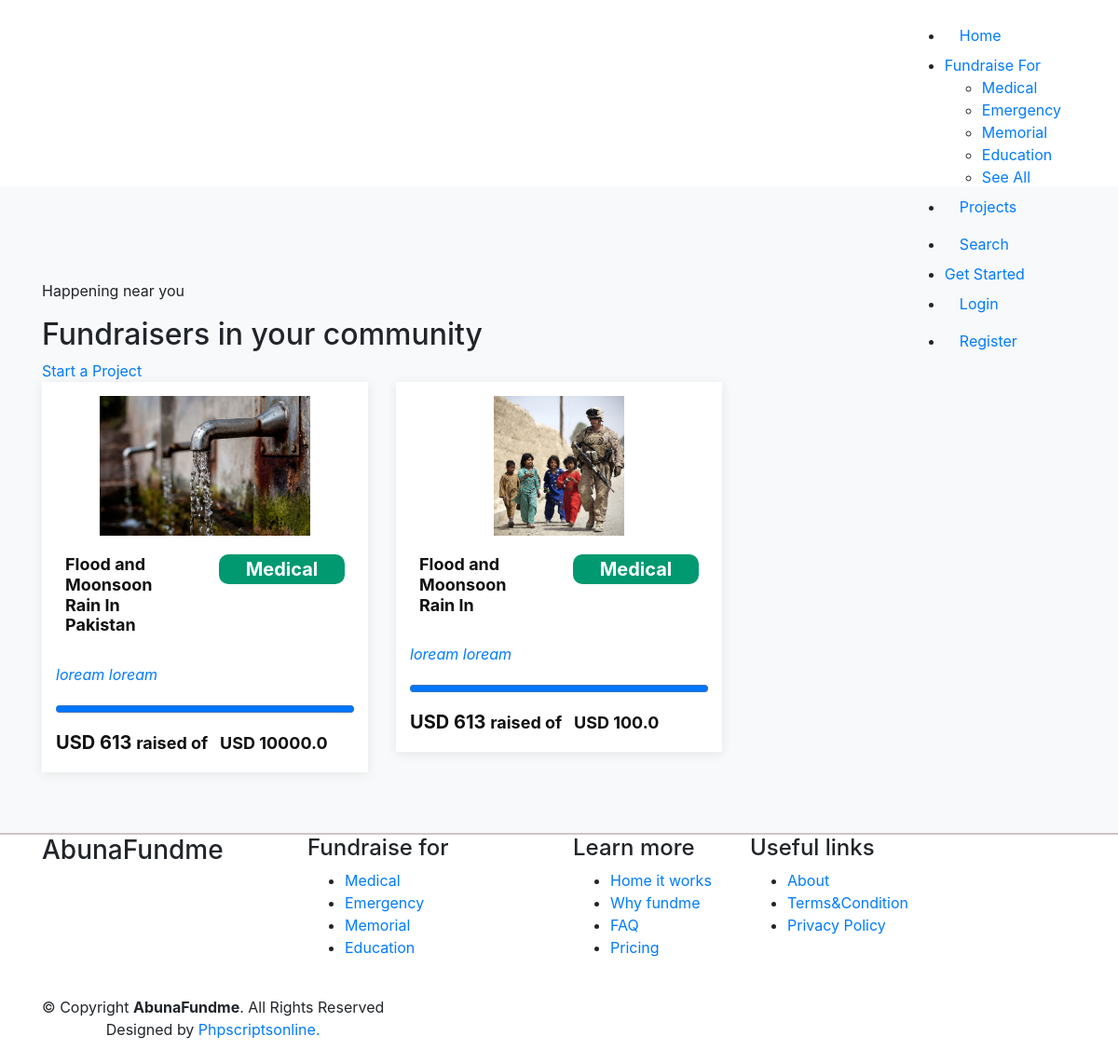
Before: /project/ with the older database file.
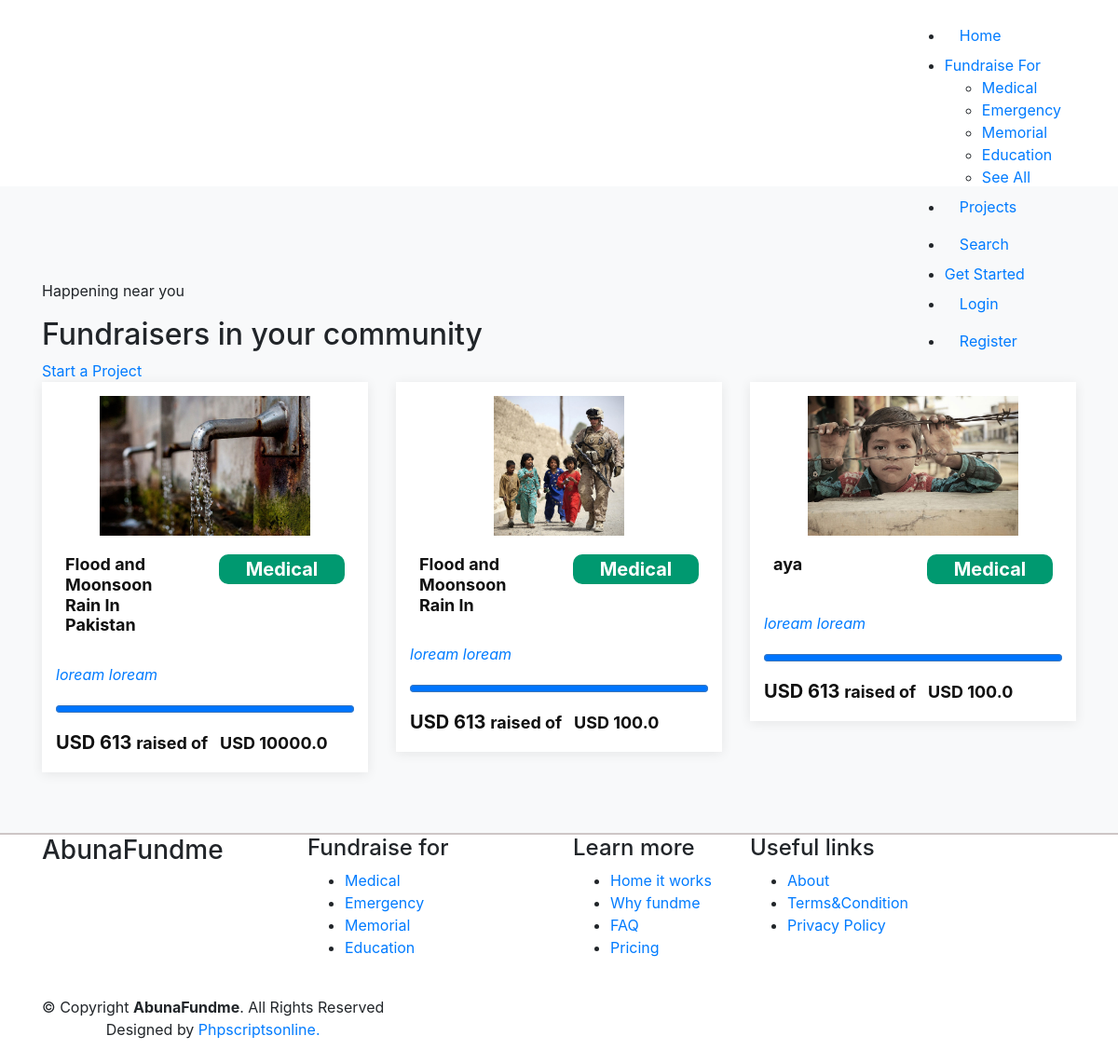
After: the same page with the newer database file.
### D_project/models.py (models this page shows, shortened)
class Project(models.Model):
    user = models.ForeignKey(get_user_model(), on_delete=models.CASCADE,default=1)
    name=models.CharField(max_length=50)
    category = models.ForeignKey(Category,on_delete=models.CASCADE,null=True)
    target = models.FloatField(default=100,null=True)
    tags = models.ManyToManyField(Tag)
    description=models.TextField(default="loream loream",max_length=800,null=True)
    start=models.DateTimeField(auto_now_add=True)
    end=models.DateTimeField()

class Image(models.Model):
    project=models.ForeignKey(Project,on_delete=models.CASCADE)
    image = models.FileField(upload_to='projects/images',blank=True,null=True)

### D_project/views.py (the view)
# urls.py: path('',projects.as_view(),name='projects'),
class projects(ListView):
    model=Project
    template_name= 'D_project/projects.html'
    context_object_name = 'projects'

### D_project/models.py (called while the page is built)
    def __str__(self):
        return self.name

### D_project/templates/D_project/projects.html (shortened to what this page needs)
{%extends 'base.html'%}
{% block content %}
<section class="ftco-section bg-light categoryfundraisesec">
    <div class="container" data-aos="fade-right">
      <div class="section-title" >
        <p>Happening near you</p>
        <h2>Fundraisers in your community</h2>
      </div>
<a href="{%url 'createProject'%}">Start a Project</a>
        <div class="row">
            {% for project in projects %}
            <div class="col-md-4">
                <a href="{%url 'project_details' project.id%}">
                  <div class="singlesection">
                    {% with first_image=project.image_set.first %}
                    <img src="{{ first_image.image.url }}" class="singlesection-img img-fluid" alt="{{first_image.id}}">
                    {% endwith %}
                 <div class="row" style="padding:10px">
                    <div class="col-md-6">
                        <h3>{{project.name}}</h3>
                    </div>
                    <div class="col-md-6">
                        <h3 style="text-align: center;background: #009970;padding: 4px;color: #fff;border-radius: 10px;"> <span style="font-weight: bold;font-size:20px">Medical </span></h3>
                    </div>
                </div>
                    <p>
                    <p>{{project.description}}                      </p>
                      <progress id="file" value="613" max="100" style="width: 100%;"> </progress>
                     <h3> <span style="font-weight: bold;font-size:20px">USD 613 </span> raised of &nbsp; USD {{project.target}}</h3>
                  </div>
              </a>
                   </div>
                   {% endfor %}
        </div>
    </div>
</section>
{% endblock %}

Changed rows visible on the page:
added Project: image_set.first.image (picture), name "aya", description "loream loream", target "100.0"
